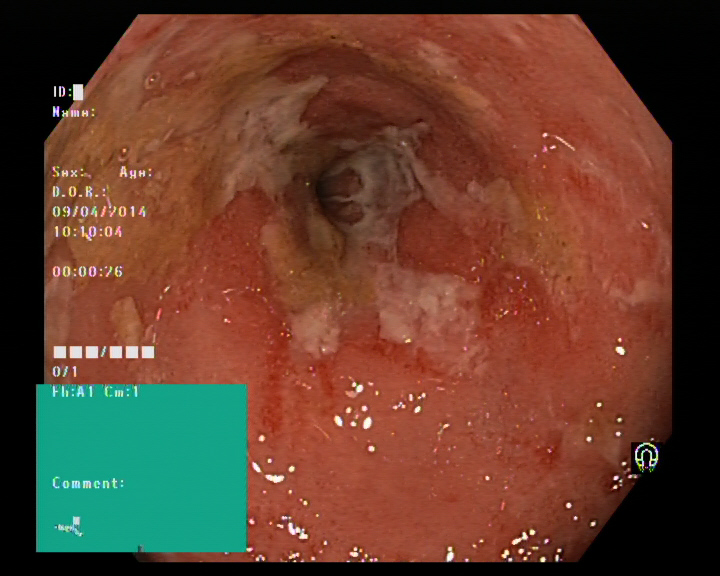
#> input picture src/matkirpack/selector/2.jpg, 720 x 576 px, found by its file name
$ python PlotLoad.py ../cutter/templates/1.png
#> lines starting #> are read from the running program, lines starting #| are printed output that depends on the picture; after the words box and inside, x2 and y2 are one past the last pixel; in counts of white or black regions, pixels touching at a corner belong together
import sys,os
import numpy as np
import cv2
import matplotlib.pyplot as plt
from tqdm import tqdm
import glob
# [13 lines left out: function _reduce_glare, not called in this run]
def _mask_around(input_img,tol):
    pass

def _crop_center(img,crop_size):
    y,x,_= img.shape
    return img[0+crop_size:y-crop_size,0+crop_size:x-crop_size,:]

def _crop_img(input_img,gray,tol=20,erosion=True,total=False):
    """
    Removes the black bars around images
    """
    if total:
        kernel = np.ones((20,20),np.uint8)
        gray = cv2.morphologyEx(gray, cv2.MORPH_OPEN, kernel)
        mask=gray>20
        mask = cv2.morphologyEx(mask.astype(np.float32), cv2.MORPH_OPEN, kernel)
        ret_img=input_img[np.ix_(mask.any(1),mask.any(0))]
        return _crop_center(ret_img,int(input_img.shape[0]*total))
    if erosion:
        kernel = np.ones((5,5),np.uint8)
        gray = cv2.morphologyEx(gray, cv2.MORPH_OPEN, kernel)
    mask = gray>tol
    return input_img[np.ix_(mask.any(1),mask.any(0))]

def _find_folder(data_type):
    """
    Finds the folder used from the datatype
    :param data_type: path in kvasir
    :return: abs path to folder
    """
    if data_type==None:
        folder=os.path.expanduser("~")
        folder=folder+"/Documents/kvasir-dataset-v2/none/"
    elif type(data_type) == str:
        if '.png' in data_type or '.jpg' in data_type:
            return data_type
        if data_type[0]=='/':
            return data_type
        folder=os.path.expanduser("~")
        folder=folder+"/Documents/kvasir-dataset-v2/"+data_type+"/"
        if not os.path.isdir(folder):
            folder=os.path.expanduser("~")
            folder=folder+"/Documents/kvasir-dataset-v2/blanding/"
    else:
        folder=os.path.expanduser("~")
        folder=folder+"/Documents/kvasir-dataset-v2/blanding/"
    return folder


# [72 lines left out: functions load_polyp_data, load_polyp_batch, not called in this run]

def load_one_img(img_shape,dest=None,crop=False,glare=False,total=0,printable=False,extra_dim=False):
    """
    Loads a spessific img, or random if non declared
    """
#> called with img_shape = (576, 720, 3), dest = '2.jpg', crop = True, glare = False, total = 0.08, printable = False, extra_dim = False

    folder =_find_folder(dest)
    if not '.png' in folder and not '.jpg' in folder:
        img=folder+np.random.choice(os.listdir(folder),1)[0]
    else:
        img=folder

    save=cv2.cvtColor(cv2.imread(img), cv2.COLOR_BGR2RGB)
    gray = cv2.cvtColor(cv2.imread(img),cv2.COLOR_BGR2GRAY)
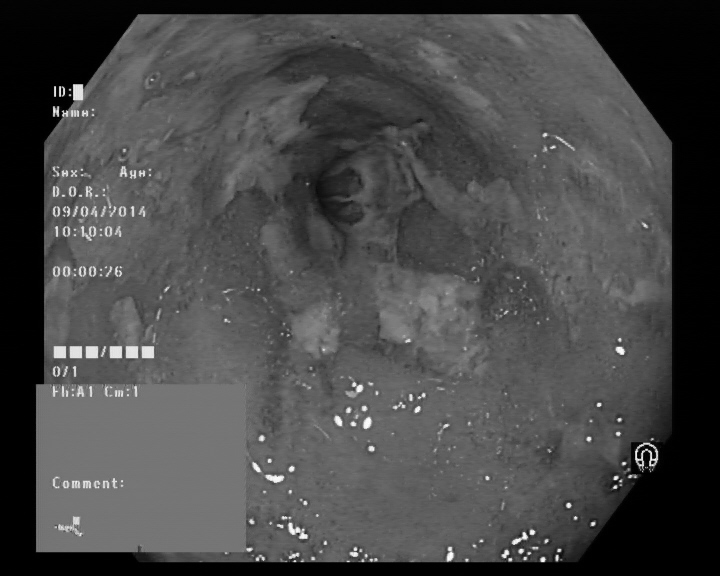
#> gray: shape (576, 720); min 0, max 254, mean 72.4
    if crop:
        save=_crop_img(save,gray,total=total)
#> in _crop_img, `gray = cv2.morphologyEx(gray, cv2.MORPH_OPEN, kernel)`:
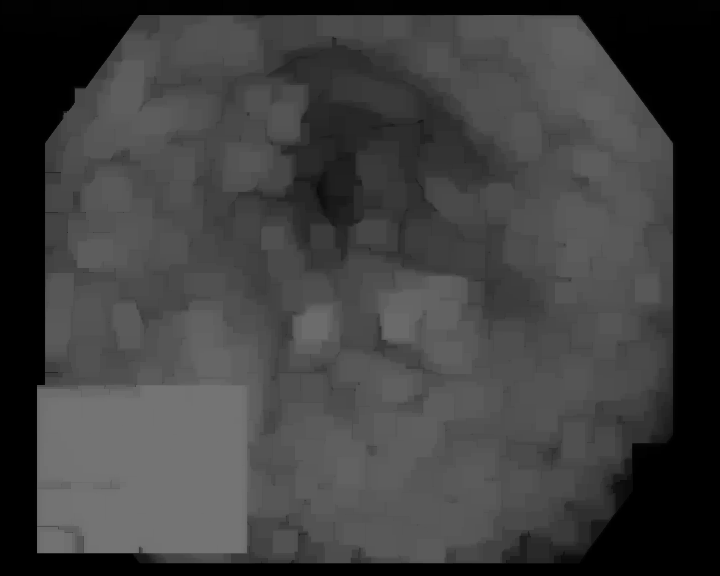
#> gray: shape (576, 720); min 0, max 116, mean 62.8
#> in _crop_img, `mask=gray>20`:
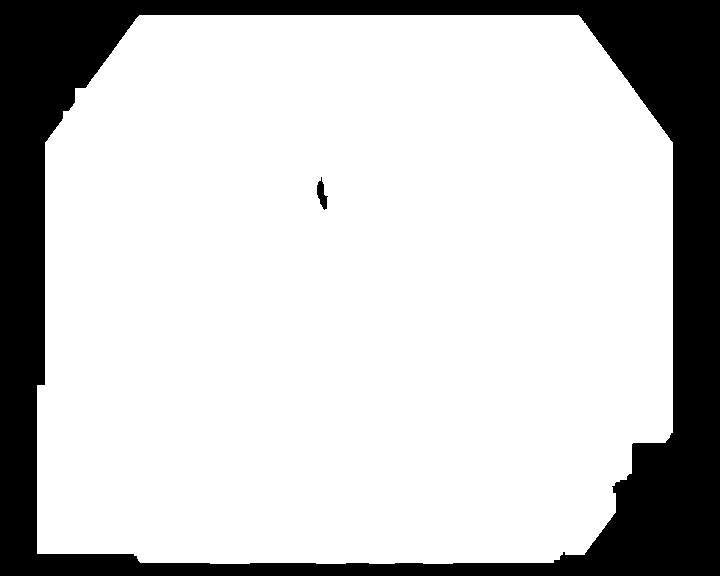
#> mask: shape (576, 720) bool; 78.4% white; 2 black regions, box (x1, y1, x2, y2) and area: (0, 0, 720, 576) 89333, (317, 177, 328, 210) 187
#> in _crop_img, `mask = cv2.morphologyEx(mask.astype(np.float32), cv2.MORPH_OPEN, kernel)`:
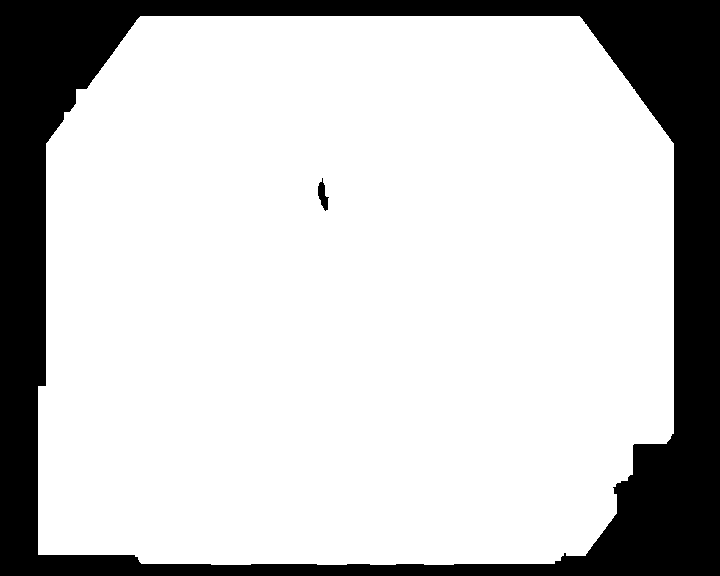
#> mask: shape (576, 720) float32; values 0 (black) and 1 (white), 78.4% white; 2 black regions, box (x1, y1, x2, y2) and area: (0, 0, 720, 576) 89333, (318, 178, 329, 211) 187
#> in _crop_img, `ret_img=input_img[np.ix_(mask.any(1),mask.any(0))]`:
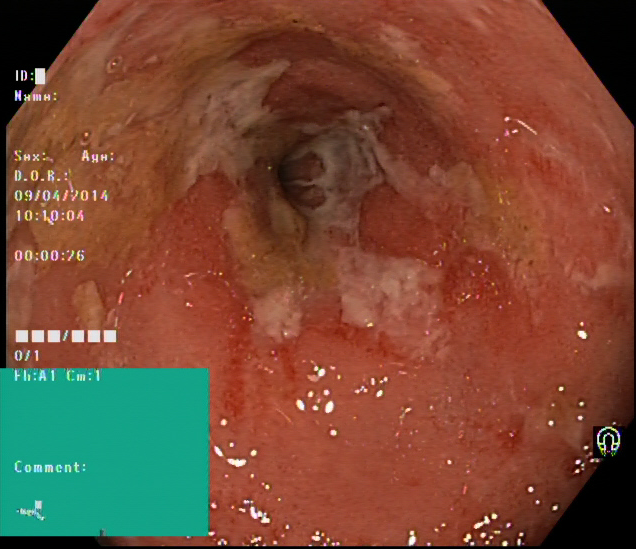
#> ret_img: shape (549, 636, 3); mean R, G, B 118, 74.9, 54.5
#> in _crop_center, `return img[0+crop_size:y-crop_size,0+crop_size:x-crop_size,:]`:
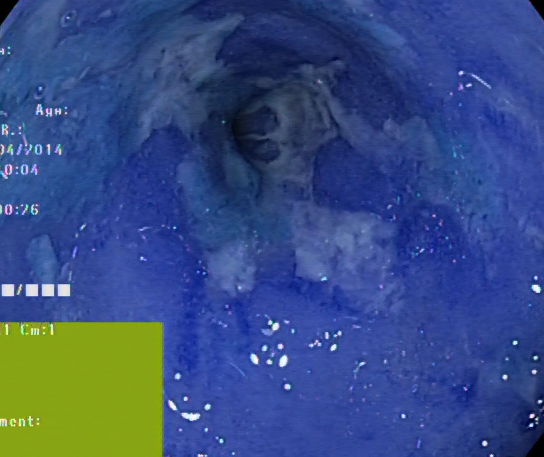
#> returned value: shape (457, 544, 3); mean of channels 0, 1, 2 129, 77.8, 55.6; drawn as B, G, R
    if glare:
        save=_reduce_glare(save)
    save=cv2.resize(save,(img_shape[1],img_shape[0]))
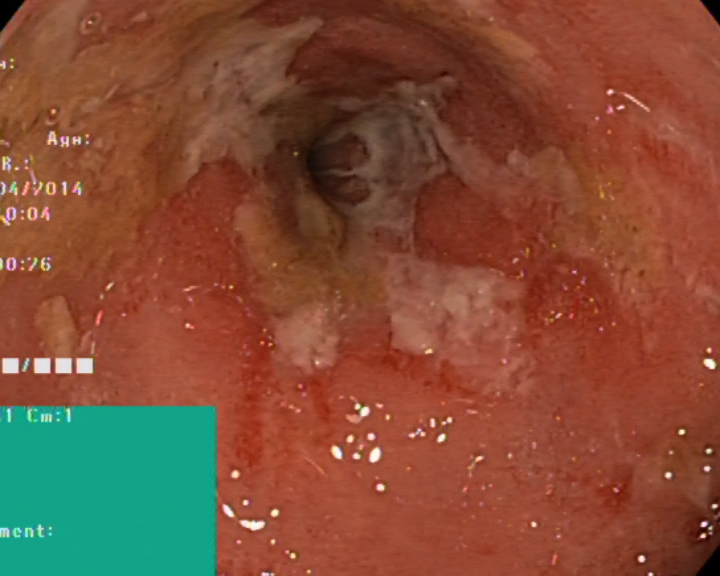
#> save: shape (576, 720, 3); mean R, G, B 128.9, 77.7, 55.5
    data = (save.astype(np.float32) - 127.5) / 127.5
    if printable:
        data=data*0.5+0.5
        return data
    if extra_dim:
        data=np.expand_dims(data, axis=0)
        return data
    return data,img


# [18 lines left out: function load_single_template, not called in this run]


if __name__=='__main__':
    a=load_one_img((576,720,3),dest='2.jpg',total=0.08,crop=True)
    """
    plt.imshow(0.5*a[0]+0.5)
    plt.show()
    a=load_polyp_batch((576,720,3), 100, rot=True)
    plt.imshow(0.5*a[0]+0.5)
    plt.show()
    a=load_polyp_data((576//2,720//2,3),data_type="polyps")
    """
    plt.imshow(0.5*a[0]+0.5)
    plt.show()
    print()
